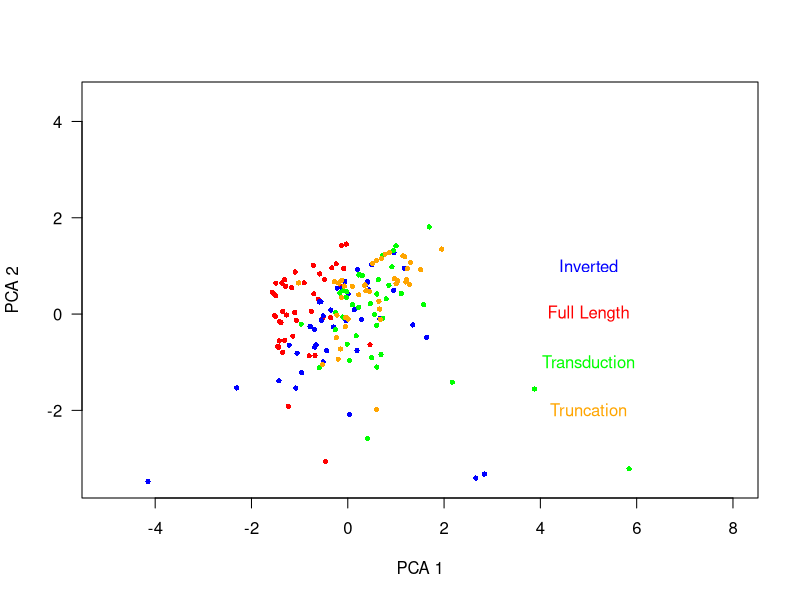
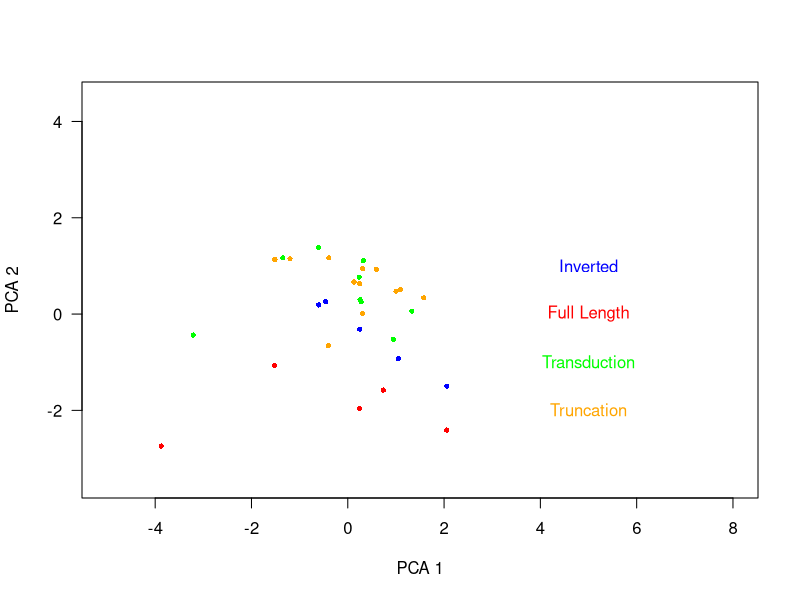

Source code (R) for these figures, in order:

library(psych)

# PCA plot of complete data set 203 elements and sample set

# http://strata.uga.edu/8370/lecturenotes/principalComponents.html
# lab pc: /home/a1779913/Documents/At_uni/thesis/chap2/r
# home pc: C:\Users\jolal\OneDrive\Documents\adel_uni\thesis\figures\ch2\fig_pca

l1charac <- read.table('zhou.tsv',header=TRUE)

t <- l1charac[,c(2:6)]
scale_t <- as.data.frame(scale(t[,c(1:5)]))

pc <- prcomp(scale_t[,-6])
print(pc)
summary(pc)


FullX <- l1charac$TYPE == "full-len"
InvertX <- l1charac$TYPE == "inverted"
TransX <- l1charac$TYPE == "transduct"
TruncX <- l1charac$TYPE == "trunc"
scores <- pc$x

plot(scores[, 1], scores[, 2], xlab='PCA 1', ylab='PCA 2', type='n', asp=1, las=1, xlim =c(-5,8), ylim=c(-2,3) )
points(scores[FullX, 1], scores[FullX, 2], pch=16, cex=0.7, col='red')
points(scores[InvertX, 1], scores[InvertX, 2], pch=16, cex=0.7, col='blue')
points(scores[TransX, 1], scores[TransX, 2], pch=16, cex=0.7, col='green')
points(scores[TruncX, 1], scores[TruncX, 2], pch=16, cex=0.7, col='orange')

text(5, 1, 'Inverted', col='blue')
text(5, 0, 'Full Length', col='red')
text(5, -1, 'Transduction', col='green')
text(5, -2, 'Truncation', col='orange')

sampleSet <- c(6,20,41,51,57,73,84,89,90,92,97,98,100,103,104,115,129,130,135,136,137,143,152,169,170,177,180,186,193,196,197,198)

#
# PCA plot of sample set.
l1charac <- read.table('zhou-set.tsv',header=TRUE)

t <- l1charac[,c(2:6)]
scale_t <- as.data.frame(scale(t[,c(1:5)]))

pc <- prcomp(scale_t[,-6])
print(pc)
summary(pc)


FullX <- l1charac$TYPE == "full-len"
InvertX <- l1charac$TYPE == "inverted"
TransX <- l1charac$TYPE == "transduct"
TruncX <- l1charac$TYPE == "trunc"
scores <- pc$x

plot(scores[, 1], scores[, 2], xlab='PCA 1', ylab='PCA 2', type='n', asp=1, las=1, xlim =c(-5,8), ylim=c(-2,3) )
points(scores[FullX, 1], scores[FullX, 2], pch=16, cex=0.7, col='red')
points(scores[InvertX, 1], scores[InvertX, 2], pch=16, cex=0.7, col='blue')
points(scores[TransX, 1], scores[TransX, 2], pch=16, cex=0.7, col='green')
points(scores[TruncX, 1], scores[TruncX, 2], pch=16, cex=0.7, col='orange')

text(5, 1, 'Inverted', col='blue')
text(5, 0, 'Full Length', col='red')
text(5, -1, 'Transduction', col='green')
text(5, -2, 'Truncation', col='orange')